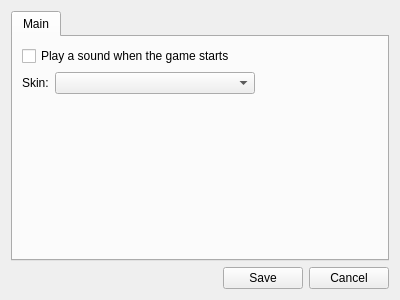
<?xml version="1.0" encoding="UTF-8"?>
<ui version="4.0">
 <class>SettingsForm</class>
 <widget class="QWidget" name="SettingsForm">
  <property name="geometry">
   <rect>
    <x>0</x>
    <y>0</y>
    <width>400</width>
    <height>300</height>
   </rect>
  </property>
  <property name="windowTitle">
   <string>Settings</string>
  </property>
  <layout class="QGridLayout" name="gridLayout">
   <item row="0" column="0" colspan="3">
    <widget class="QTabWidget" name="tabWidget">
     <property name="currentIndex">
      <number>0</number>
     </property>
     <widget class="QWidget" name="tab">
      <attribute name="title">
       <string>Main</string>
      </attribute>
      <layout class="QFormLayout" name="formLayout">
       <item row="0" column="0" colspan="2">
        <widget class="QCheckBox" name="optionSoundGameStart">
         <property name="text">
          <string>Play a sound when the game starts</string>
         </property>
        </widget>
       </item>
       <item row="1" column="0">
        <widget class="QLabel" name="label">
         <property name="text">
          <string>Skin:</string>
         </property>
         <property name="buddy">
          <cstring>cmbSkin</cstring>
         </property>
        </widget>
       </item>
       <item row="1" column="1">
        <widget class="QComboBox" name="cmbSkin">
         <property name="maximumSize">
          <size>
           <width>200</width>
           <height>16777215</height>
          </size>
         </property>
        </widget>
       </item>
      </layout>
     </widget>
    </widget>
   </item>
   <item row="1" column="0">
    <spacer name="horizontalSpacer">
     <property name="orientation">
      <enum>Qt::Horizontal</enum>
     </property>
     <property name="sizeHint" stdset="0">
      <size>
       <width>217</width>
       <height>20</height>
      </size>
     </property>
    </spacer>
   </item>
   <item row="1" column="1">
    <widget class="QPushButton" name="btnSave">
     <property name="text">
      <string>Save</string>
     </property>
    </widget>
   </item>
   <item row="1" column="2">
    <widget class="QPushButton" name="btnCancel">
     <property name="text">
      <string>Cancel</string>
     </property>
    </widget>
   </item>
  </layout>
 </widget>
 <resources/>
 <connections>
  <connection>
   <sender>btnCancel</sender>
   <signal>clicked()</signal>
   <receiver>SettingsForm</receiver>
   <slot>close()</slot>
   <hints>
    <hint type="sourcelabel">
     <x>353</x>
     <y>279</y>
    </hint>
    <hint type="destinationlabel">
     <x>199</x>
     <y>149</y>
    </hint>
   </hints>
  </connection>
 </connections>
</ui>
